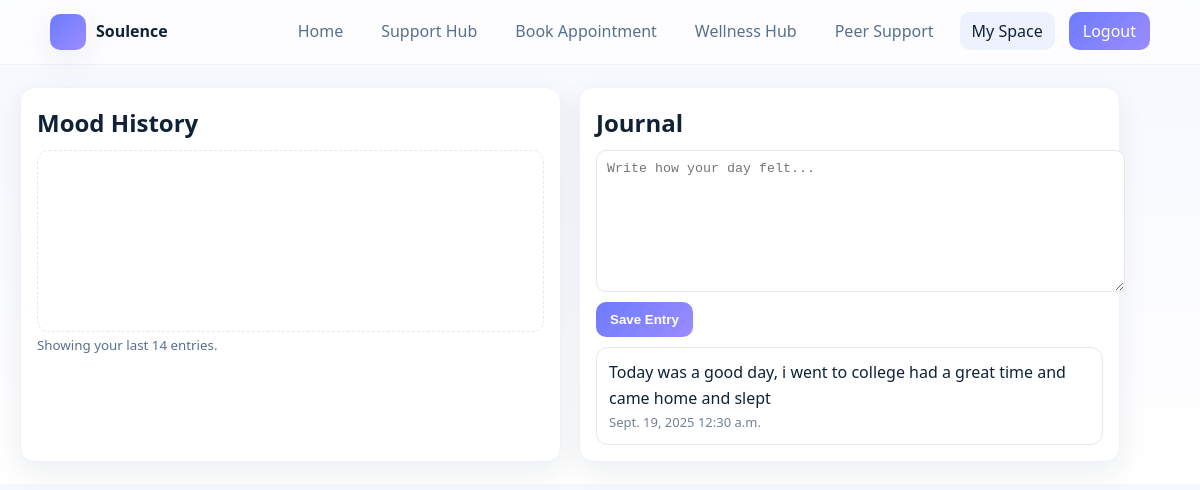
Screenshot of /myspace/ (signed in) with the database file from the repository.
### sih_app/models.py (models this page shows, shortened)
class JournalEntry(models.Model):
	student = models.ForeignKey(Student, on_delete=models.CASCADE)
	entry_text = models.TextField()
	date = models.DateField(auto_now_add=True)
	time = models.TimeField(auto_now_add=True)
	created_at = models.DateTimeField(auto_now_add=True)

### sih_app/views.py (the view)
# urls.py: path('myspace/', views.myspace, name='myspace'),
def myspace(request):
	if not request.session.get('user_type'):
		return redirect('login')
	student_email = request.session.get('user_email')
	student = None
	entries = []
	if student_email:
		try:
			student = Student.objects.get(email=student_email)
			entries = JournalEntry.objects.filter(student=student).order_by('-date', '-time')
		except Student.DoesNotExist:
			pass
	if request.method == 'POST':
		entry_text = request.POST.get('entry_text')
		if entry_text and student:
			JournalEntry.objects.create(student=student, entry_text=entry_text)
			entries = JournalEntry.objects.filter(student=student).order_by('-date', '-time')
	return render(request, 'myspace.html', {'entries': entries})

### sih_app/templates/myspace.html (shortened to what this page needs)
<!DOCTYPE html>
<html lang="en">
<head>
</head>
<body>
  <header>
    <div class="container nav">
  <div class="brand"><div class="logo"></div><span>Soulence</span></div>
      <nav aria-label="Primary">
        <ul>
          <li><a href="/">Home</a></li>
          <li><a href="/support/">Support Hub</a></li>
          <li><a href="/book-slot/">Book Appointment</a></li>
          <li><a href="/wellness/">Wellness Hub</a></li>
          <li><a href="/peer/">Peer Support</a></li>
          <li><a class="active" href="/myspace/">My Space</a></li>
  <li><a href="/logout/" style="color:#fff;background:linear-gradient(135deg,#6c7bff,#9b8cff);padding:8px 14px;">Logout</a></li>
        </ul>
      </nav>
    </div>
  </header>
  <main class="container grid">
    <section class="card">
      <h2 style="margin:0 0 8px">Mood History</h2>
      <div id="chart" class="chart" aria-label="Mood chart"></div>
      <small style="color:var(--muted)">Showing your last 14 entries.</small>
    </section>
    <section class="card">
      <h2 style="margin:0 0 8px">Journal</h2>
      <form method="POST" class="journal">
        <textarea name="entry_text" placeholder="Write how your day felt..."></textarea>
        <button class="btn" type="submit">Save Entry</button>
      </form>
      <div id="entries" style="margin-top:10px;display:grid;gap:10px">
        {% for entry in entries %}
          <div class="entry">
            <div>{{ entry.entry_text }}</div>
            <div class="meta">{{ entry.date }} {{ entry.time }}</div>
          </div>
        {% empty %}
          <div class="entry"><div>No journal entries yet.</div></div>
        {% endfor %}
      </div>
    </section>
  </main>
</body>
</html>

### sih_app/templates/myspace.html (style rules this page uses)
:root { --bg:#f6f8ff;--card:#fff;--ink:#0f2238;--muted:#58708d;--primary:#6c7bff;--p2:#9b8cff;--shadow:0 10px 30px rgba(15,34,56,.08);--radius:14px }
html,body { margin:0;color:var(--ink);font:16px/1.6 system-ui, -apple-system, Segoe UI, Roboto, Inter, Helvetica, Arial }
body { background:linear-gradient(180deg,#f6f8ff,#fff) }
a { color:inherit;text-decoration:none }
.container { max-width:1100px;margin:0 auto;padding:0 20px }
header { position:sticky;top:0;z-index:10;background:rgba(255,255,255,.7);backdrop-filter: blur(10px);border-bottom:1px solid #eef2ff }
.nav { display:flex;align-items:center;justify-content:space-between;padding:14px 0 }
.brand { display:flex;align-items:center;gap:10px;font-weight:800 }
.logo { width:36px;height:36px;border-radius:10px;background:linear-gradient(135deg,var(--primary),var(--p2));box-shadow:var(--shadow) }
nav ul { display:flex;gap:14px;list-style:none;margin:0;padding:0 }
nav a { padding:8px 12px;border-radius:10px;color:var(--muted) }
nav a:hover, nav a.active { background:#eef2ff;color:var(--ink) }
.grid { display:grid;grid-template-columns:1fr 1fr;gap:18px;margin:22px 0 }
.card { background:var(--card);border:1px solid #eef2ff;border-radius:var(--radius);box-shadow:var(--shadow);padding:16px }
.chart { display:flex;align-items:flex-end;gap:10px;height:160px;padding:10px;border:1px dashed #e5e7eb;border-radius:12px;background:#fff }
form.journal { display:grid;gap:10px }
textarea { width:100%;min-height:120px;padding:10px;border-radius:10px;border:1px solid #e5e7eb }
.btn { justify-self:start;background:linear-gradient(135deg,var(--primary),var(--p2));color:#fff;border:none;border-radius:10px;padding:10px 14px;font-weight:700;cursor:pointer }
.entry { padding:12px;border:1px solid #e5e7eb;border-radius:12px;background:#fff }
.meta { font-size:13px;color:#718096 }

### rows the page displays
JournalEntry: entry_text "Today was a good day, i went to college had a great time and came home and slept", date "Sept. 19, 2025", time "12:30 a.m."
